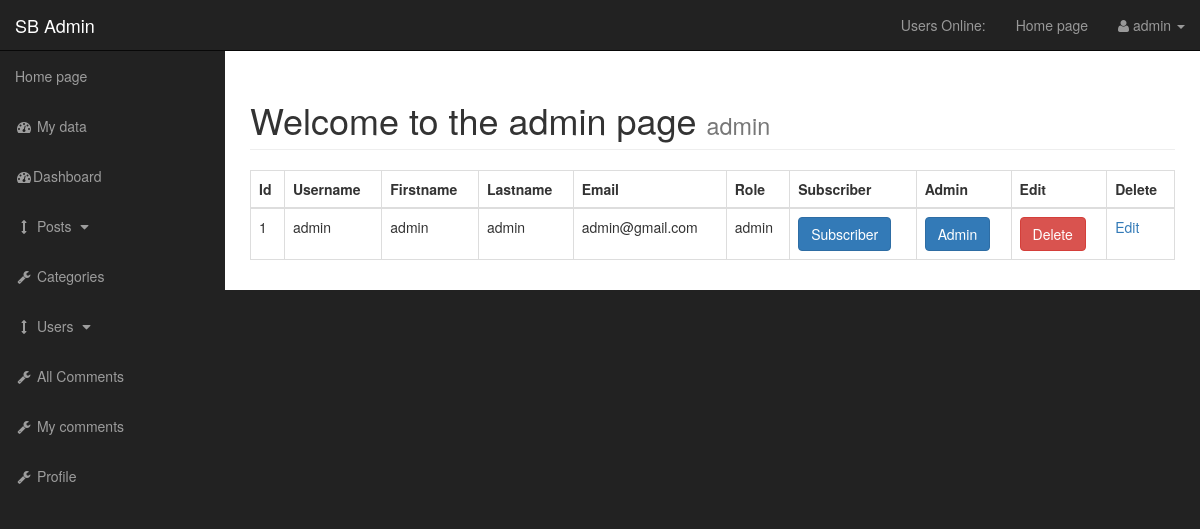
The app's page /admin/users.php (signed in) with its own data.
### tables this page shows
CREATE TABLE IF NOT EXISTS `tbl_users` (
  `id` int(11) NOT NULL AUTO_INCREMENT,
  `u_token` text NOT NULL,
  `u_email` varchar(255) NOT NULL,
  `u_password` varchar(255) NOT NULL,
  `u_f_name` varchar(255) NOT NULL,
  `u_l_name` varchar(255) NOT NULL,
  `u_role` varchar(255) NOT NULL,
  `u_username` varchar(255) NOT NULL,
  PRIMARY KEY (`id`)
);

### admin/functions.php (called while the page is built, shortened)
<?php
  function query($query){
    global $conn;
    $result = mysqli_query($conn, $query);
    return $result;
 }
 ?>

### admin/includes/view_all_users.php (the view, shortened to what this page needs)
    <table class="table table-bordered table-hover">
        <thead>
            <tr>
                <th>Id</th>
                <th>Username</th>
                <th>Firstname</th>
                <th>Lastname</th>
                <th>Email</th>
                <th>Role</th>
                <th>Subscriber</th>
                <th>Admin</th>
                <th>Edit</th>
                <th>Delete</th>
            </tr>
        </thead>
        <tbody>
        <?php
        $result = query("SELECT * FROM tbl_users");
        while($row = $result->fetch_assoc()) {
        $u_id = $row['id'];
        $u_username = $row['u_username'];
        $u_f_name   = $row['u_f_name'];
        $u_l_name   = $row['u_l_name'];
        $u_email    = $row['u_email'];
        $u_role     = $row['u_role'];
        echo "<tr>
        <td>$u_id</td>";
        echo "<td>$u_username</td>";
        echo "<td>$u_f_name</td>
        <td>$u_l_name</td>
        <td>$u_email</td>
        <td>$u_role</td>"; ?>
        <form action="" method="post">
                <?php echo "<td><button class='btn btn-primary' name='subscriber'>Subscriber</button></td>"; ?>
        </form>
        <form action="" method="post">
                <?php echo "<td><button class='btn btn-primary' name='admin'>Admin</button></td>"; ?>
        </form>
        <form action="" method="post">
                <?php echo "<td><button class='btn btn-danger' name='delete'>Delete</button></td>"; ?>
        </form>
        <?php
        echo "<td><a href='users.php?source=edit_user&u_id=$u_id'>Edit</a></td>
        </tr>";
}
    ?>
                            </tbody>
                        </table>

### admin/css/sb-admin.css (style rules this page uses)
body { margin-top: 100px; background-color: #222; }
@media (min-width:768px) { body { margin-top: 50px; } }

### records on screen
tbl_users: id "1", u_username "admin", u_f_name "admin", u_l_name "admin", u_email "admin@gmail.com", u_role "admin"

### other values on screen
$_SESSION['username'] "admin"
getUserName() "admin"
